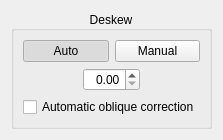
         <widget class="QWidget" name="scrollAreaWidgetContents_3">
          <property name="geometry">
           <rect>
            <x>0</x>
            <y>0</y>
            <width>208</width>
            <height>116</height>
           </rect>
          </property>
          <layout class="QGridLayout" name="gridLayout_3">
           <item row="0" column="1">
            <spacer name="verticalSpacer_5">
             <property name="orientation">
              <enum>Qt::Vertical</enum>
             </property>
             <property name="sizeHint" stdset="0">
              <size>
               <width>1</width>
               <height>1</height>
              </size>
             </property>
            </spacer>
           </item>
           <item row="1" column="0">
            <spacer name="horizontalSpacer_9">
             <property name="orientation">
              <enum>Qt::Horizontal</enum>
             </property>
             <property name="sizeHint" stdset="0">
              <size>
               <width>1</width>
               <height>1</height>
              </size>
             </property>
            </spacer>
           </item>
           <item row="1" column="2">
            <spacer name="horizontalSpacer_10">
             <property name="orientation">
              <enum>Qt::Horizontal</enum>
             </property>
             <property name="sizeHint" stdset="0">
              <size>
               <width>1</width>
               <height>1</height>
              </size>
             </property>
            </spacer>
           </item>
           <item row="1" column="1">
            <widget class="QGroupBox" name="groupBox_3">
             <property name="title">
              <string>Deskew</string>
             </property>
             <property name="alignment">
              <set>Qt::AlignCenter</set>
             </property>
             <layout class="QVBoxLayout" name="verticalLayout_10">
              <item>
               <layout class="QHBoxLayout" name="_6">
                <item>
                 <widget class="QPushButton" name="deskewAutoBtn">
                  <property name="text">
                   <string>Auto</string>
                  </property>
                  <property name="checkable">
                   <bool>true</bool>
                  </property>
                  <property name="checked">
                   <bool>true</bool>
                  </property>
                  <property name="autoExclusive">
                   <bool>true</bool>
                  </property>
                 </widget>
                </item>
                <item>
                 <widget class="QPushButton" name="deskewManualBtn">
                  <property name="text">
                   <string>Manual</string>
                  </property>
                  <property name="checkable">
                   <bool>true</bool>
                  </property>
                  <property name="autoExclusive">
                   <bool>true</bool>
                  </property>
                 </widget>
                </item>
               </layout>
              </item>
              <item>
               <layout class="QHBoxLayout" name="_7">
                <item>
                 <spacer>
                  <property name="orientation">
                   <enum>Qt::Horizontal</enum>
                  </property>
                  <property name="sizeHint" stdset="0">
                   <size>
                    <width>1</width>
                    <height>1</height>
                   </size>
                  </property>
                 </spacer>
                </item>
                <item>
                 <widget class="QDoubleSpinBox" name="angleSpinBox">
                  <property name="alignment">
                   <set>Qt::AlignRight|Qt::AlignTrailing|Qt::AlignVCenter</set>
                  </property>
                  <property name="singleStep">
                   <double>0.010000000000000</double>
                  </property>
                 </widget>
                </item>
                <item>
                 <spacer>
                  <property name="orientation">
                   <enum>Qt::Horizontal</enum>
                  </property>
                  <property name="sizeHint" stdset="0">
                   <size>
                    <width>1</width>
                    <height>1</height>
                   </size>
                  </property>
                 </spacer>
                </item>
               </layout>
              </item>
              <item>
               <widget class="QCheckBox" name="deskewAutoObliqueCB">
                <property name="toolTip">
                 <string>When deskew mode is Auto, run automatic oblique (shear) correction on new pages.</string>
                </property>
                <property name="text">
                 <string>Automatic oblique correction</string>
                </property>
               </widget>
              </item>
             </layout>
            </widget>
           </item>
           <item row="2" column="1">
            <spacer name="verticalSpacer_6">
             <property name="orientation">
              <enum>Qt::Vertical</enum>
             </property>
             <property name="sizeHint" stdset="0">
              <size>
               <width>1</width>
               <height>1</height>
              </size>
             </property>
            </spacer>
           </item>
          </layout>
         </widget>
